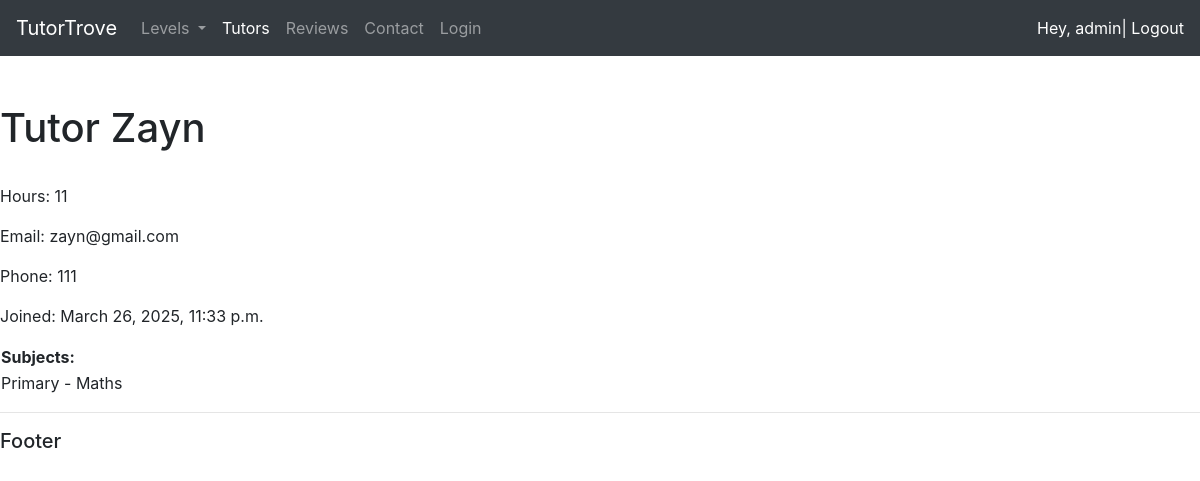
The app's page /api/tutors/1/ (signed in), older data.
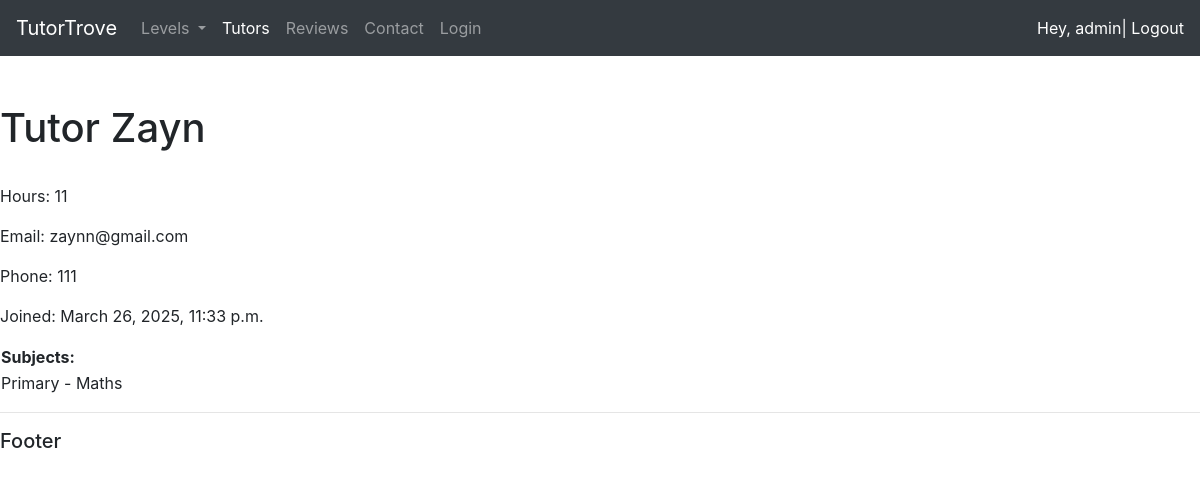
The same page, newer data.
### backend/models.py (models this page shows, shortened)
class Tutor(models.Model):
    user = models.OneToOneField(User, null=True, blank=True, on_delete=models.CASCADE)
    name = models.CharField(max_length=100)
    email =  models.CharField(max_length=100)
    joined = models.DateTimeField(auto_now_add=True)
    phone =  models.IntegerField(null=True)
    hours =  models.IntegerField(null=True)
    approach = models.TextField(max_length=100, null=True)
    user_pic = models.ImageField(default="defaultProfilePic.jpeg", null=True, blank=True)

### backend/decorators.py (the view)
        def wrapper_func(request, *args, **kwargs):
            group = None
            if request.user.groups.exists():
                group = request.user.groups.all()[0].name
            if group in allowed_roles:
                return view_func(request, *args, **kwargs)
            else:
                return HttpResponse('Not authorised to view this page')

### backend/models.py (called while the page is built)
    def __str__(self):
        return self.level_name

    def __str__(self):
        return f"{self.level} - {self.subject_name}"

### backend/views.py (called while the page is built)
@login_required(login_url='login')
@allowed_users(allowed_roles=['admin'])
def tutor(request, pk):
    tutor_id = Tutor.objects.get(id=pk)
    tutorsubject = tutor_id.tutorsubject_set.all()
    context = {'tutor': tutor_id, 'tutorsubject': tutorsubject}
    return render(request, 'backend/tutor.html', context)

### backend/templates/backend/tutor.html
{% extends 'backend/base.html' %}
{% block content %}
<br>
<h1>Tutor {{tutor.name}}</h1>
<br>
<p>Hours: {{tutor.hours}}</p>
<p>Email: {{tutor.email}}</p>
<p>Phone: {{tutor.phone}}</p>
<p>Joined: {{tutor.joined}}</p>
<div>
    <table>
        <tr>
            <th>Subjects: </th>
        </tr>
        {% for i in tutorsubject %}
        <tr>
            <td>{{i.subject}}</td>
        </tr>
        {% endfor %}
    </table>
</div>
{% endblock %}

Row changes from the older to the newer data that the page shows:
changed Tutor "Zayn": email "zayn@gmail.com" → "zaynn@gmail.com"
